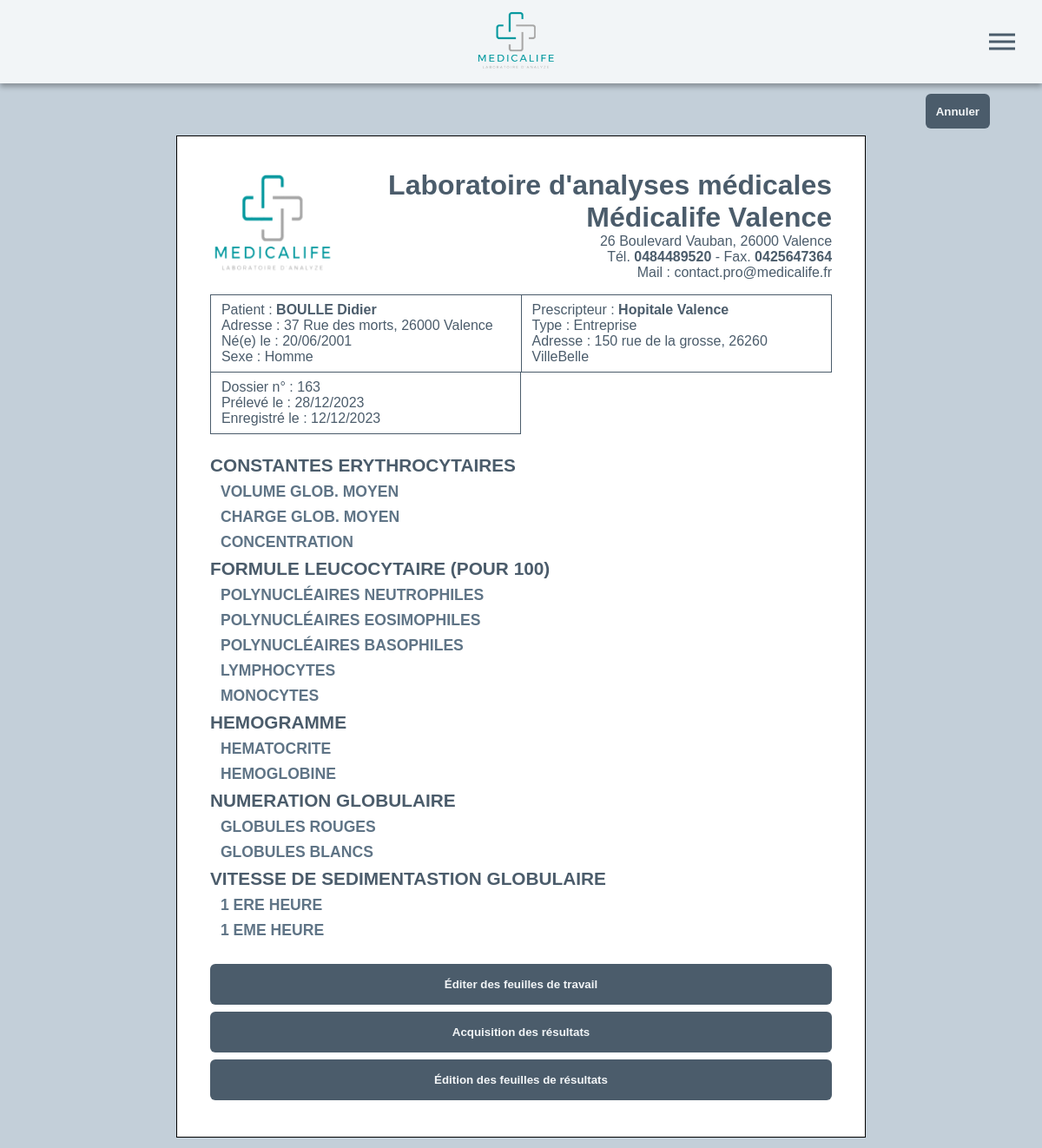
/visionnerOrdonnance.php?id=163 (signed in), run on the app's committed database.
### tables this page shows
CREATE TABLE `client` (
  `NoClient` int(11) NOT NULL,
  `NomClient` varchar(50) DEFAULT NULL,
  `PrenomClient` varchar(50) DEFAULT NULL,
  `Adresse` varchar(50) DEFAULT NULL,
  `CodePostal` char(5) DEFAULT NULL,
  `Ville` varchar(50) DEFAULT NULL,
  `DateNaissance` date DEFAULT NULL,
  `Sexe` tinyint(1) DEFAULT NULL
);

CREATE TABLE `demandeur` (
  `NoDemandeur` int(11) NOT NULL,
  `Typedemandeur` varchar(50) DEFAULT NULL,
  `NomDemandeur` varchar(50) DEFAULT NULL,
  `AdresseDemandeur` varchar(50) DEFAULT NULL,
  `CodePostalDemandeur` char(5) DEFAULT NULL,
  `VilleDemandeur` varchar(50) DEFAULT NULL
);

CREATE TABLE `ordonnance` (
  `NoOrdonnance` int(11) NOT NULL,
  `DateOrdonnance` date DEFAULT NULL,
  `DateRealisation` date DEFAULT NULL,
  `InformationsPrelevements` text DEFAULT NULL,
  `Clos` tinyint(1) DEFAULT NULL,
  `NoDemandeur` int(11) NOT NULL,
  `NoClient` int(11) NOT NULL
);

CREATE TABLE `comporter` (
  `CodeAnalyse` char(10) NOT NULL,
  `NoOrdonnance` int(11) NOT NULL
);

CREATE TABLE `analyses` (
  `CodeAnalyse` char(10) NOT NULL,
  `LibelleAnalyse` varchar(50) DEFAULT NULL,
  `CodeTypePrel` char(10) NOT NULL
);

CREATE TABLE `operation` (
  `NoOperation` int(11) NOT NULL,
  `LibelleOpe` varchar(50) DEFAULT NULL,
  `TypeResultat` char(10) DEFAULT NULL,
  `NormeInf` decimal(12,2) DEFAULT NULL,
  `NormeSup` decimal(12,2) DEFAULT NULL,
  `Unite` char(10) DEFAULT NULL,
  `Lettre` char(1) NOT NULL,
  `CodeAnalyse` char(10) NOT NULL
);

### Classes/MaBD.php (called while the page is built)
<?php
class MaBD {
   static private $pdo = null;
   static function getInstance(): PDO {
      if (self::$pdo == null) {
         $dsn = "mysql:host=localhost;dbname=chahboum;charset=utf8";
         self::$pdo = new PDO($dsn, "chahboum", "chahboum");
      }
      return self::$pdo;
   }
}

### Classes/DAO.php (called while the page is built, shortened)
<?php
abstract class DAO {
    public function __construct(PDO $connector) { $this->pdo = $connector; }
}

### Classes/OrdonnanceDAO.php (called while the page is built, shortened)
<?php
class OrdonnanceDAO extends DAO {
    public function getOne(int $id): Ordonnance {
        $stmt = $this->pdo->prepare("SELECT * FROM ordonnance WHERE NoOrdonnance = ?");
        $stmt->execute([$id]);
        $row = $stmt->fetch(PDO::FETCH_ASSOC);
        return new Ordonnance($row['NoOrdonnance'], $row['DateOrdonnance'], $row['DateRealisation'], $row['InformationsPrelevements'], $row['Clos'], $row['NoDemandeur'], $row['NoClient']);
    }
}

### Classes/PatientDAO.php (called while the page is built, shortened)
<?php
class PatientDAO extends DAO {
    public function getOne(int $id): Patient {
        $stmt = $this->pdo->prepare("SELECT * FROM client WHERE NoClient = ?");
        $stmt->execute([$id]);
        $row = $stmt->fetch(PDO::FETCH_ASSOC);
        return new Patient($row['NoClient'], $row['NomClient'], $row['PrenomClient'], $row['Adresse'], $row['CodePostal'], $row['Ville'], $row['DateNaissance'], $row['Sexe']);
    }
}

### function.php (called while the page is built, shortened)
<?php
    function formatDate(string $date): string{
        $date = date_create($date);
        return date_format($date, 'd/m/Y');
    }

### Classes/Patient.php (called while the page is built, shortened)
<?php
class Patient extends TableObject {
    public function checkSexe(){
        return ($this->Sexe == 1) ? "Homme" : "Femme";
    }
}

### Classes/PrescripteurDAO.php (called while the page is built, shortened)
<?php
class PrescripteurDAO extends DAO {
    public function getOne(int $id): Prescripteur {
        $stmt = $this->pdo->prepare("SELECT * FROM demandeur WHERE NoDemandeur = ?");
        $stmt->execute([$id]);
        $row = $stmt->fetch(PDO::FETCH_ASSOC);
        return new Prescripteur($row['NoDemandeur'], $row['Typedemandeur'], $row['NomDemandeur'], $row['AdresseDemandeur'], $row['CodePostalDemandeur'], $row['VilleDemandeur']);
    }
}

### Classes/AnalyseDAO.php (called while the page is built, shortened)
<?php
class AnalyseDAO extends DAO {
    public function getAllObjectAnalyseFromOrdonnance(int $NoOrdonnance): array {
        $res = [];
        $stmt = $this->pdo->prepare("SELECT * FROM comporter join analyses using(CodeAnalyse) where NoOrdonnance = ?");
        $stmt->execute(array($NoOrdonnance));
        foreach ($stmt->fetchAll(PDO::FETCH_ASSOC) as $row)
            $res[] = new Analyse($row['CodeAnalyse'], $row['LibelleAnalyse'], $row['CodeTypePrel']);
        return $res;
    }
}

### Classes/OperationDAO.php (called while the page is built, shortened)
<?php
class OperationDAO extends DAO {
    public function getAllOperationFromAnalyse(string $CodeAnalyse): array {
        $res = [];
        $stmt = $this->pdo->prepare("SELECT * FROM operation join analyses using(CodeAnalyse) where CodeAnalyse = ?");
        $stmt->execute(array($CodeAnalyse));
        foreach ($stmt->fetchAll(PDO::FETCH_ASSOC) as $row)
            $res[] = new Operation($row['NoOperation'], $row['LibelleOpe'], $row['TypeResultat'], $row['NormeInf'], $row['NormeSup'], $row['Unite'], $row['Lettre'], $row['CodeAnalyse'], $row['LibelleAnalyse']);
        return $res;
    }
}

### visionnerOrdonnance.php (the view, shortened to what this page needs)
<?php
    $OrdonnanceDAO = new OrdonnanceDAO(MaBD::getInstance());
    $uneOrdonnance = $OrdonnanceDAO->getOne($_GET["id"]);
    $AnalyseDAO = new AnalyseDAO(MaBD::getInstance());
    $uneOrdonnance->ListeAnalyse = $AnalyseDAO->getAllObjectAnalyseFromOrdonnance($uneOrdonnance->NoOrdonnance);
    $PatientDAO = new PatientDAO(MaBD::getInstance());
    $lePatient = $PatientDAO->getOne($uneOrdonnance->NoClient);
    $PrescripteurDAO = new PrescripteurDAO(MaBD::getInstance());
    $lePrescripteur = $PrescripteurDAO->getOne($uneOrdonnance->NoDemandeur);
?>
<!DOCTYPE html>
<html lang="fr">
<head>
    <link rel="stylesheet" type="text/css" href="Media/css/style.css">
    <link rel="stylesheet" type="text/css" href="Media/css/visionnerOrdonnance.css">
</head>
<body>
    <header>
        <section class="sec_logo" onclick="window.location.href='index.php'">
            <img src="Media/img/logo.png" alt="logo">
        </section>
        <div class="hamburger">
            <div class="line1"></div>
            <div class="line2"></div>
            <div class="line3"></div>
        </div>
    </header>
    <main>
        <form action="gestionOrdonnance.php" method="POST" class="action" id="action">
            <button type="submit" id="button_add" class="sign2">Annuler</button>
        </form>
            <div id="a4_container" class="a4_container">
                <div id="container_page" class="container_page">
                    <div class="info_header">
                        <img src="Media/img/logo.png" alt="logo">
                        <div class="info_labo">
                            <h1>Laboratoire d'analyses médicales</h1>
                            <h1>Médicalife Valence</h1>
                            <p>26 Boulevard Vauban, 26000 Valence</p>
                            <p>Tél. <span class="bold">0484489520</span> - Fax. <span class="bold">0425647364</span></p>
                            <p>Mail : contact.pro@medicalife.fr</p>
                        </div>
                    </div>
                    <div>
                        <div class="info_large">
                            <div class="info_labo">
                                <p>Patient : <span class="bold"><?= strtoupper($lePatient->NomClient) ?> <?= $lePatient->PrenomClient ?></span></p>
                                <p>Adresse : <?= $lePatient->Adresse ?>, <?= $lePatient->CodePostal ?> <?= $lePatient->Ville ?></p>
                                <p>Né(e) le : <?= formatDate($lePatient->DateNaissance) ?></p>
                                <p>Sexe : <?= $lePatient->checkSexe() ?></p>
                            </div>
                            <div class="info_labo">
                                <p>Prescripteur : <span class="bold"><?= $lePrescripteur->NomDemandeur ?></span></p>
                                <p>Type : <?= $lePrescripteur->Typedemandeur ?></p>
                                <p>Adresse : <?= $lePrescripteur->AdresseDemandeur ?>, <?= $lePrescripteur->CodePostalDemandeur ?> <?= $lePrescripteur->VilleDemandeur ?></p>
                            </div>
                        </div>
                        <div class="info_ordonnance">
                            <div class="info_labo">
                                <p>Dossier n° : <?= $uneOrdonnance->NoOrdonnance ?></p>
                                <p>Prélevé le : <?= formatDate($uneOrdonnance->DateRealisation) ?></p>
                                <p>Enregistré le : <?= formatDate($uneOrdonnance->DateOrdonnance) ?></p>
                            </div>
                        </div>
                    </div>
                    <form action="?id=<?= $_GET["id"] ?>" id='form_analyses' method="POST">
                        <div class="analyses">
                            <?php foreach($uneOrdonnance->ListeAnalyse as $analyse): ?>
                                <?php $OperationDAO = new OperationDAO(MaBD::getInstance()); ?>
                                <h2><?= $analyse->LibelleAnalyse ?></h2>
                                <?php foreach($OperationDAO->getAllOperationFromAnalyse($analyse->CodeAnalyse) as $operation): ?>
                                    <div class="ligneOperation">
                                        <h3><?= $operation->LibelleOpe ?></h3>
                                    </div>
                                <?php endforeach ?>
                            <?php endforeach ?>
                        </div>
                        <div class="div_btn" id="div_btn">
                            <?php if(isset($openAcquis)): ?>
                                <button id="" class="sign3" onclick="window.location.href='visionnerOrdonnance.php'">Retour</button>
                                <input type="hidden" name="acquisUpdate">
                                <button class="sign3" type="button"
                                    onclick="pop('Validation', 'Voulez-vous valider les résultats ?', 'pop_traitement', 'form_analyses')">Valider</button>
                            <?php elseif(isset($openViewResultats)): ?>
                                <button id="" class="sign3" onclick="window.location.href='visionnerOrdonnance.php'">Retour</button>
                                <button id="" class="sign3" onclick="genererPDF()">Éditer des feuilles de travail</button>
                            <?php else: ?>
                                <?php if($_SESSION["user"]->Id_Type_Personnel == "Opérateur"): ?>
                                    <button id="" class="sign3" onclick="genererPDF()">Éditer des feuilles de travail</button>
                                    <button id="" name="acquis" class="sign3">Acquisition des résultats</button>
                                    <button id="" name="viewResultats" class="sign3">Édition des feuilles de résultats</button>
                                <?php else: ?>
                                    <input type="hidden" name="clore">
                                    <button class="sign3" type="button" name="clore"
                                        onclick="pop('Cloture', 'Voulez-vous valider la cloture ?', 'pop_traitement', 'form_analyses')">Clore le dossier</button>
                                <?php endif ?>
                            <?php endif ?>
                        </div>
                    </form>
                </div>
            </div>
    </main>
</body>
</html>

### Media/css/style.css (style rules this page uses)
:root { --couleur1: #4b5c6b; --couleur2: #5f7486; --couleur3: #c3cfd9; --couleur4: #f2f5f7; --couleur5: rgb(190, 186, 186); --couleur6: rgb(148, 148, 148); --couleur7: rgba(0, 0, 0, 0.278); --success: rgb(105, 201, 103); --error: rgb(201, 118, 103); --taille-police: 16px; }
* { margin: 0; padding: 0; font-family: Arial, Helvetica, sans-serif; box-sizing: border-box; }
html { height: 100%; }
body { height: 100%; display: block; background-color: var(--couleur3); }
main { height: 88vh; width: 100%; padding: 1% 5vw; display: flex; justify-content: center; flex-direction: column; overflow: auto; gap: 1vh; }
header { height: 12vh; background-color: var(--couleur4); box-shadow: 0px 4px 6px rgba(0, 0, 0, 0.3); display: flex; justify-content: space-between; padding: 0 2vw; }
.sec_logo { display: flex; align-items: center; justify-content: center; cursor: pointer; }
.sec_logo img { height: 80%; width: auto; margin-right: 1vw; }
.hamburger div { width: 30px; height: 3px; background: var(--couleur1); margin: 5px; transition: all 0.3s ease; }
.hamburger { display: none; position: absolute; margin: 6vh 0; right: 2vw; transition: all 400ms linear; }
.sign2 { display: flex; align-items: center; justify-content: center; width: 90%; background-color: var(--couleur1); padding: 0.75rem; text-align: center; border: none; border-radius: 0.375rem; font-weight: 600; cursor: pointer; color: var(--couleur4); transition: all .3s; margin: 1vh 0 0 .5vw; }
.sign3 { display: flex; align-items: center; justify-content: center; background-color: var(--couleur1); padding: 0.75rem; text-align: center; margin-left: .5em; border: none; border-radius: 0.375rem; font-weight: 600; cursor: pointer; color: var(--couleur4); transition: all .3s; }
.action { height: 5vh; display: flex; justify-content: flex-end; }
.action .sign2 { width: auto; padding-left: 0.75rem; margin: 0 0 0 1vh; }
.div_btn { width: 100%; display: flex; justify-content: center; align-items: center; flex-direction: column; margin-bottom: 2vh; }
.bold { font-weight: bold; }
@media screen and (max-width: 1280px) { header { justify-content: center; } }
@media screen and (max-width: 1280px) { .hamburger { display: block; cursor: pointer; transform: translate(-5%, -50%); z-index: 200; } }

### Media/css/visionnerOrdonnance.css (style rules this page uses)
main { height: auto; justify-content: normal; }
.sign3 { width: 100%; padding: 2vh 0; margin: .5vh 0; }
.info_header { height: 20%; width: 100%; display: flex; justify-content: space-between; text-align: right; }
.info_header img { height: auto; width: 20%; }
.info_labo { height: 100%; color: var(--couleur1); font-size: 1em; }
.info_large { margin: 2vh 0 0; display: flex; text-align: left; height: max-content; border-left: 1px solid var(--couleur1); }
.info_ordonnance { width: 50%; margin: 0 0 2vh; }
.info_ordonnance .info_labo, .info_large .info_labo { width: 100%; border: 1px solid var(--couleur1); border-left: none; padding: 1vh 1vw; }
.info_ordonnance .info_labo { border-top: none; border-left: 1px solid var(--couleur1); }
.a4_container { width: 100%; max-width: 21cm; background-color: #fff; box-sizing: border-box; border: 1px solid #000; margin: 0 auto; padding: 1cm; position: relative; }
.container_page { position: relative; height: 100%; display: flex; flex-direction: column; justify-content: space-between; }
.analyses h2 { color: var(--couleur1); font-size: 1.3em; margin: 1vh 0 0; text-transform: uppercase; }
.analyses h3 { color: var(--couleur2); font-size: 1.1em; text-transform: uppercase; margin-left: 1vw; }
.div_btn { margin: 3vh 0 0; }
.div_value, .div_avg, .div_resultats, .ligneOperation { display: flex; justify-content: space-between; }
.ligneOperation { margin: 1vh 0; }

### data on the page
client: NomClient "BOULLE", PrenomClient "Didier", Adresse "37 Rue des morts", CodePostal "26000", Ville "Valence", DateNaissance "20/06/2001", Sexe "Homme"
demandeur: NomDemandeur "Hopitale Valence", Typedemandeur "Entreprise", AdresseDemandeur "150 rue de la grosse", CodePostalDemandeur "26260", VilleDemandeur "VilleBelle"
ordonnance: NoOrdonnance "163", DateRealisation "28/12/2023", DateOrdonnance "12/12/2023"
comporter: CodeAnalyse.LibelleAnalyse "CONSTANTES ERYTHROCYTAIRES"
operation: LibelleOpe "VOLUME GLOB. MOYEN"
operation: LibelleOpe "CHARGE GLOB. MOYEN"
operation: LibelleOpe "CONCENTRATION"
comporter: CodeAnalyse.LibelleAnalyse "FORMULE LEUCOCYTAIRE (POUR 100)"
operation: LibelleOpe "POLYNUCLÉAIRES NEUTROPHILES"
operation: LibelleOpe "POLYNUCLÉAIRES EOSIMOPHILES"
operation: LibelleOpe "POLYNUCLÉAIRES BASOPHILES"
operation: LibelleOpe "LYMPHOCYTES"
operation: LibelleOpe "MONOCYTES"
comporter: CodeAnalyse.LibelleAnalyse "HEMOGRAMME"
operation: LibelleOpe "HEMATOCRITE"
operation: LibelleOpe "HEMOGLOBINE"
comporter: CodeAnalyse.LibelleAnalyse "NUMERATION GLOBULAIRE"
operation: LibelleOpe "GLOBULES ROUGES"
operation: LibelleOpe "GLOBULES BLANCS"
comporter: CodeAnalyse.LibelleAnalyse "VITESSE DE SEDIMENTASTION GLOBULAIRE"
operation: LibelleOpe "1 ERE HEURE"
operation: LibelleOpe "1 EME HEURE"
